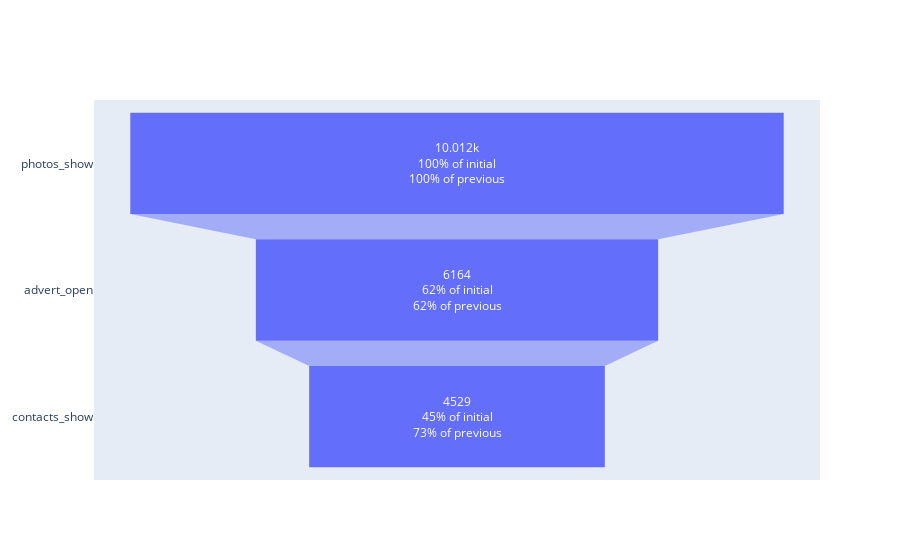

The cell this chart's notebook holds for it:
### Code cell
fig = go.Figure()
fig.add_trace(go.Funnel(
    y = event_count_3['event_name'],
    x = event_count_3['count'],
    textinfo = "value+percent initial+percent previous"))

### Figure 1 — Plotly figure (JSON) as saved in the notebook; plotly's stock layout.template omitted (floating-point values rounded to 4 significant figures)
{"data": [{"textinfo": "value+percent initial+percent previous", "type": "funnel", "x": [10012, 6164, 4529], "y": ["photos_show", "advert_open", "contacts_show"]}], "layout": {}}
